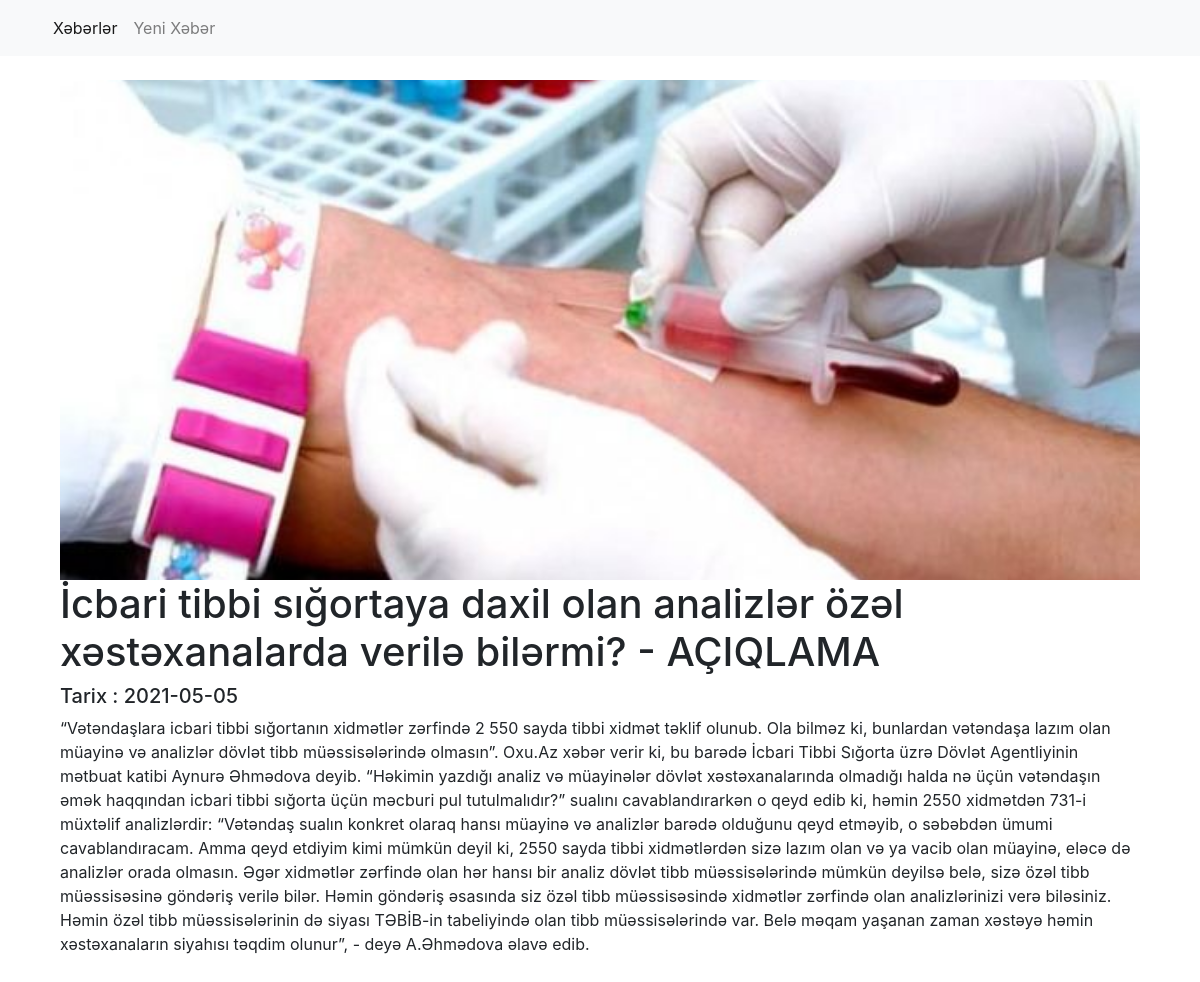
/detail/1, run on the app's committed database.
### app.py (models this page shows)
class Post(db.Model):
    id=db.Column(db.Integer,primary_key=True)
    p_title=db.Column(db.String(100))
    p_content=db.Column(db.Text)
    p_img=db.Column(db.String(100))
    p_date=db.Column(db.String(100))

### app.py (the view)
@app.route('/detail/<id>',methods=['GET','POST'])
def detail(id):
    post=Post.query.get(id)
    return render_template('detail.html',post=post)

### templates/detail.html
{% extends 'layout.html' %} {% block content %}
<div class="container">
    <div class="row">
        <div class="col-12 my-4">
            <img style='width:100%; height:500px; object-fit:cover' src="/static/uploads/{{post.p_img}}" alt="">
            <h1>{{post.p_title}}</h1>
            <h5>Tarix : {{post.p_date}}</h5>
            <p>{{post.p_content}}</p>
        </div>
    </div>
</div>
{% endblock %}

### data on the page
Post: p_img (picture), p_title "İcbari tibbi sığortaya daxil olan analizlər özəl xəstəxanalarda verilə bilərmi? - AÇIQLAMA", p_date "2021-05-05", p_content "“Vətəndaşlara icbari tibbi sığortanın xidmətlər zərfində 2 550 sayda tibbi xidmət təklif olunub. Ola bilməz ki, bunlardan vətəndaşa lazım olan müayinə və analizlər dövlət tibb müəssisələrində olmasın”. Oxu.Az xəbər verir ki, bu barədə İcbari Tibbi Sığorta üzrə Dövlət Agentliyinin mətbuat katibi Aynurə Əhmədova deyib. “Həkimin yazdığı analiz və müayinələr dövlət xəstəxanalarında olmadığı halda nə üçün vətəndaşın əmək haqqından icbari tibbi sığorta üçün məcburi pul tutulmalıdır?” sualını cavablandırarkən o qeyd edib ki, həmin 2550 xidmətdən 731-i müxtəlif analizlərdir: “Vətəndaş sualın konkret olaraq hansı müayinə və analizlər barədə olduğunu qeyd etməyib, o səbəbdən ümumi cavablandıracam.…"
